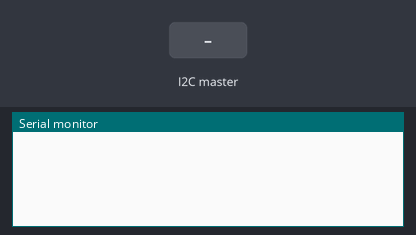
The sketch below on a simulated Arduino Uno, built with avr-gcc and run on an emulated ATmega328P. Parts: the last lines printed to the serial monitor. Inputs (shaded band) come from the test bench.

Above: at 1.2 s.
1.3 s: the I2C master sends the byte 1
At 2.5 s:
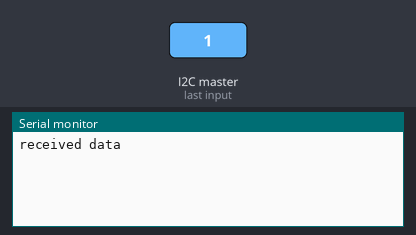
2.8 s: the I2C master sends the byte 0
At 3.2 s:
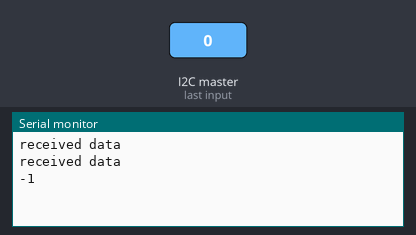

Measured:
- after the input at 1.3 s, the serial monitor: prints a new line at once (image 1)
- after the input at 2.8 s, the serial monitor: prints a new line at once (image 2)

The sketch:

test_module.ino
```cpp
#include <Wire.h>

void setup() {
  // put your setup code here, to run once:
  Wire.begin(4);
  Wire.onReceive(receiveData);
  Wire.onRequest(requestData);
  Serial.begin(9600);
}

void loop() {
  // put your main code here, to run repeatedly:
  delay(100);
}

void receiveData(int bits) {
  Serial.println("received data");
  int signal = Wire.read();
  int data = Wire.read();
  if (signal == 0) {
    Serial.println(data);
  }
}

void requestData() {
  // Serial.print("request data");
  // Wire.write("di");
}
```
